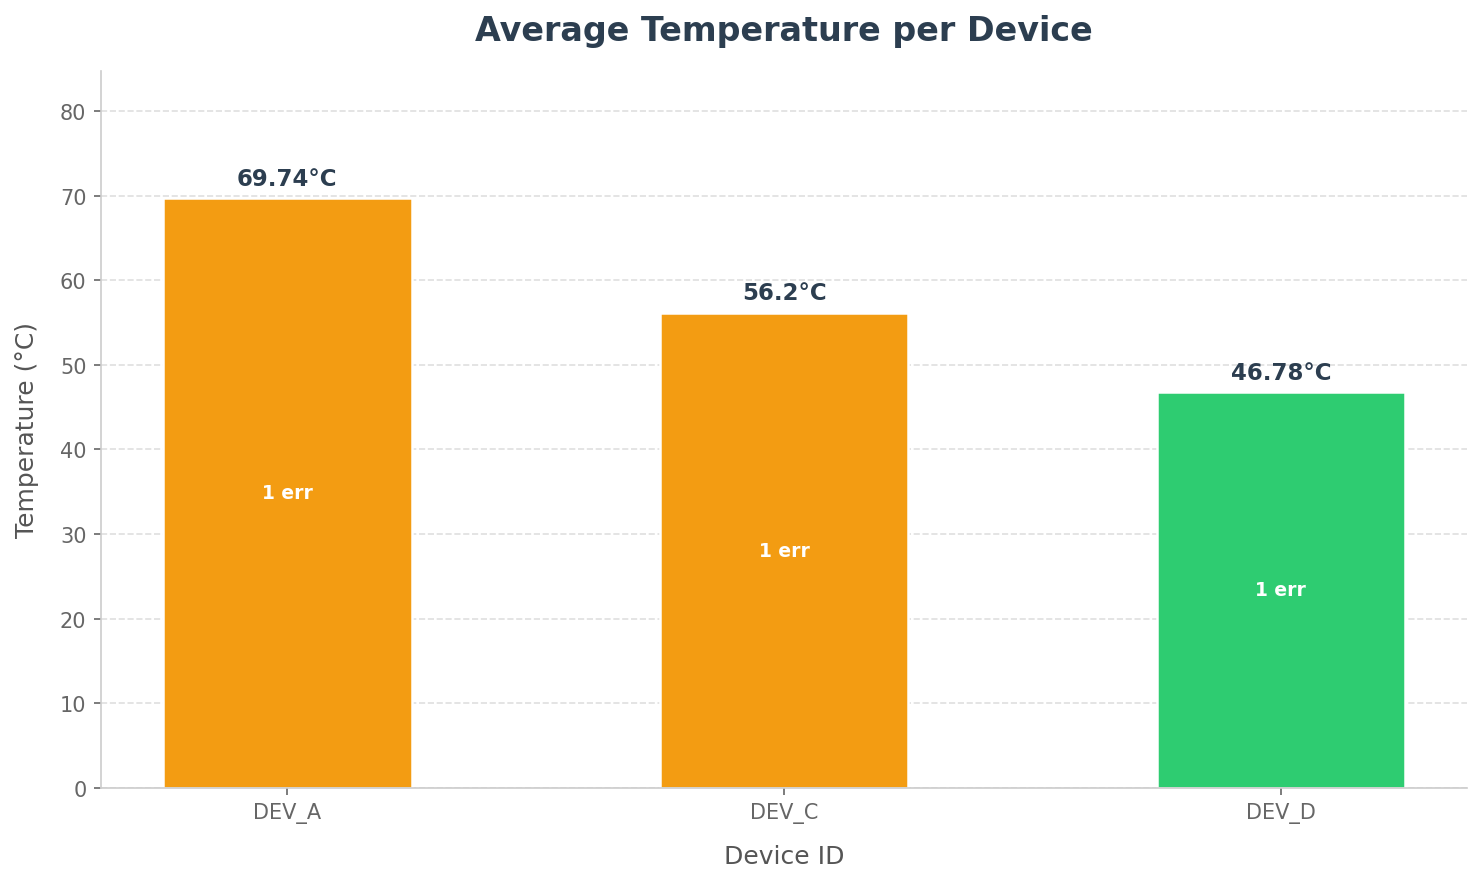

Recreate this plot in Python.
"""
Section 3: Device Temperature Bar Chart
=========================================
Loads the aggregated JSON output from summarizer.py and generates
a bar chart comparing average temperature per device using matplotlib.
"""

import json
import sys
import os

import matplotlib.pyplot as plt
import matplotlib


# Use non-interactive backend so it works in headless environments
matplotlib.use("Agg")


# ---------------------------------------------------------------------------
# Constants
# ---------------------------------------------------------------------------

INPUT_JSON = "output.json"
OUTPUT_CHART = "chart.png"


# ---------------------------------------------------------------------------
# Data Loading
# ---------------------------------------------------------------------------

def load_summary(filepath):
    """
    Load the aggregated device summary from a JSON file.

    Args:
        filepath (str): Path to the JSON file.

    Returns:
        dict: The parsed device summary data.
    """
    if not os.path.exists(filepath):
        print(f"[ERROR] JSON file not found: '{filepath}'")
        print("  → Run summarizer.py first to generate the output.")
        sys.exit(1)

    with open(filepath, mode="r", encoding="utf-8") as f:
        try:
            data = json.load(f)
        except json.JSONDecodeError as err:
            print(f"[ERROR] Failed to parse JSON: {err}")
            sys.exit(1)

    if not data:
        print("[ERROR] JSON file is empty — no devices to chart.")
        sys.exit(1)

    return data


# ---------------------------------------------------------------------------
# Chart Generation
# ---------------------------------------------------------------------------

def generate_bar_chart(data, output_path):
    """
    Generate and save a bar chart of average temperatures per device.

    Args:
        data (dict): Device summary with 'avg_temperature' per device.
        output_path (str): File path to save the chart image.
    """
    # Extract device names and temperatures
    devices = sorted(data.keys())
    temperatures = [data[d]["avg_temperature"] for d in devices]
    error_counts = [data[d]["error_count"] for d in devices]

    # Color bars based on temperature ranges
    colors = []
    for temp in temperatures:
        if temp < 50:
            colors.append("#2ecc71")   # Green — cool
        elif temp < 70:
            colors.append("#f39c12")   # Orange — warm
        else:
            colors.append("#e74c3c")   # Red — hot

    # Create the figure
    fig, ax = plt.subplots(figsize=(10, 6))

    bars = ax.bar(devices, temperatures, color=colors, width=0.5,
                  edgecolor="white", linewidth=1.2)

    # Add value labels on top of each bar
    for bar, temp, errors in zip(bars, temperatures, error_counts):
        ax.text(
            bar.get_x() + bar.get_width() / 2,
            bar.get_height() + 1.0,
            f"{temp}°C",
            ha="center", va="bottom",
            fontsize=11, fontweight="bold", color="#2c3e50"
        )
        # Show error count inside the bar
        ax.text(
            bar.get_x() + bar.get_width() / 2,
            bar.get_height() / 2,
            f"{errors} err",
            ha="center", va="center",
            fontsize=9, color="white", fontweight="bold"
        )

    # Chart styling
    ax.set_title(
        "Average Temperature per Device",
        fontsize=16, fontweight="bold", pad=15, color="#2c3e50"
    )
    ax.set_xlabel("Device ID", fontsize=12, labelpad=10, color="#555")
    ax.set_ylabel("Temperature (°C)", fontsize=12, labelpad=10, color="#555")

    # Set y-axis limits with padding for labels
    max_temp = max(temperatures) if temperatures else 100
    ax.set_ylim(0, max_temp + 15)

    # Grid and spine styling
    ax.yaxis.grid(True, linestyle="--", alpha=0.4)
    ax.set_axisbelow(True)

    for spine in ["top", "right"]:
        ax.spines[spine].set_visible(False)
    for spine in ["bottom", "left"]:
        ax.spines[spine].set_color("#ccc")

    ax.tick_params(axis="both", colors="#666", labelsize=10)

    # Rotate x-labels to prevent overlap
    plt.xticks(rotation=0, ha="center")

    # Tight layout to prevent clipping
    plt.tight_layout()

    # Save chart
    fig.savefig(output_path, dpi=150, bbox_inches="tight")
    plt.close(fig)

    print(f"[OK] Chart saved to '{output_path}'")


# ---------------------------------------------------------------------------
# Main
# ---------------------------------------------------------------------------

def main():
    """Load JSON data and generate the bar chart."""

    print("\n" + "=" * 50)
    print("  Device Temperature Chart Generator")
    print("=" * 50 + "\n")

    data = load_summary(INPUT_JSON)
    print(f"[INFO] Loaded {len(data)} device(s) from '{INPUT_JSON}'.\n")

    generate_bar_chart(data, OUTPUT_CHART)

    print("\nDone!\n")


if __name__ == "__main__":
    main()
